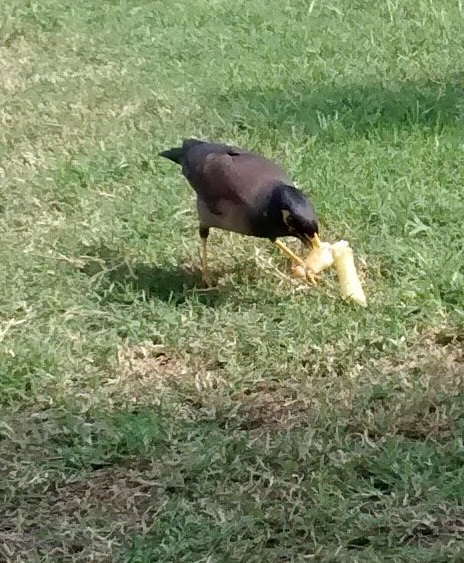
#> input picture Computer Vision/Images/image2.jpg, 464 x 563 px, found by its file name
$ python 'Using Region of Image(ROI).py'
#> lines starting #> are read from the running program, lines starting #| are printed output that depends on the picture
import cv2
import numpy as np

#Reading images from the Image folder
img = cv2.imread(".\Images\image2.jpg")
#> img is the input picture: shape (563, 464, 3); mean B, G, R 98.7, 136.4, 123.2

#Getting the Region of Image where the Bird is located using a rectangle shape
cv2.namedWindow('Before ROI Window')

#Displaying the image and the rectangle with it
rect_img = cv2.rectangle(img, (155,115), (380,325), (0,255,0), 2, cv2.LINE_AA) #Creating a green rectangle with anti-alaising lines
cv2.imshow('Before ROI Window', img)
cv2.waitKey(0)

#Now since we are certain that the bird's image is there, we can use this image and replace it with equivalent number of pixels
#This operation is shown as under. The result will be 2 birds in the new image
width = 380 - 155  #Computing width of rectangle
height = 325 - 115 #Computing height of rectangle

#Now using the ROI to copy paste the image of the bird
x, y = 75, 350 #Starting coordinates where to paste the image
bird = img[115:325, 155:380] #Getting the coordinates of bird
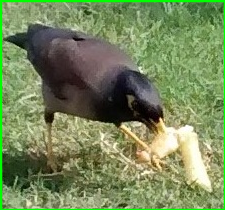
#> bird: shape (210, 225, 3); mean B, G, R 91.3, 135.9, 118.7

#Displaying image after apply copy paste using ROI
img[y:y+height, x:x+width] = bird
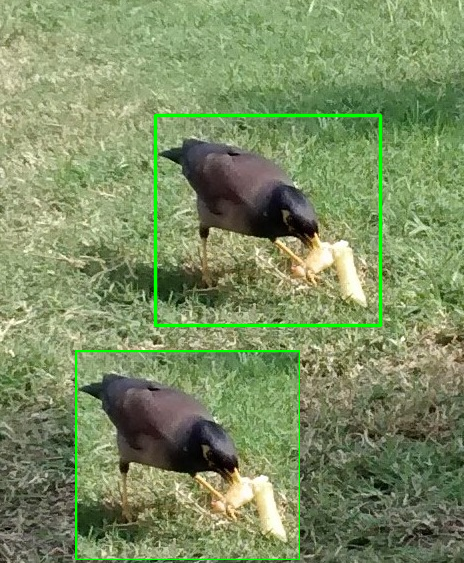
#> img: shape (563, 464, 3); mean B, G, R 98.6, 142, 124.2
cv2.imshow('After ROI Window', img)
cv2.waitKey(0)

cv2.destroyAllWindows()
